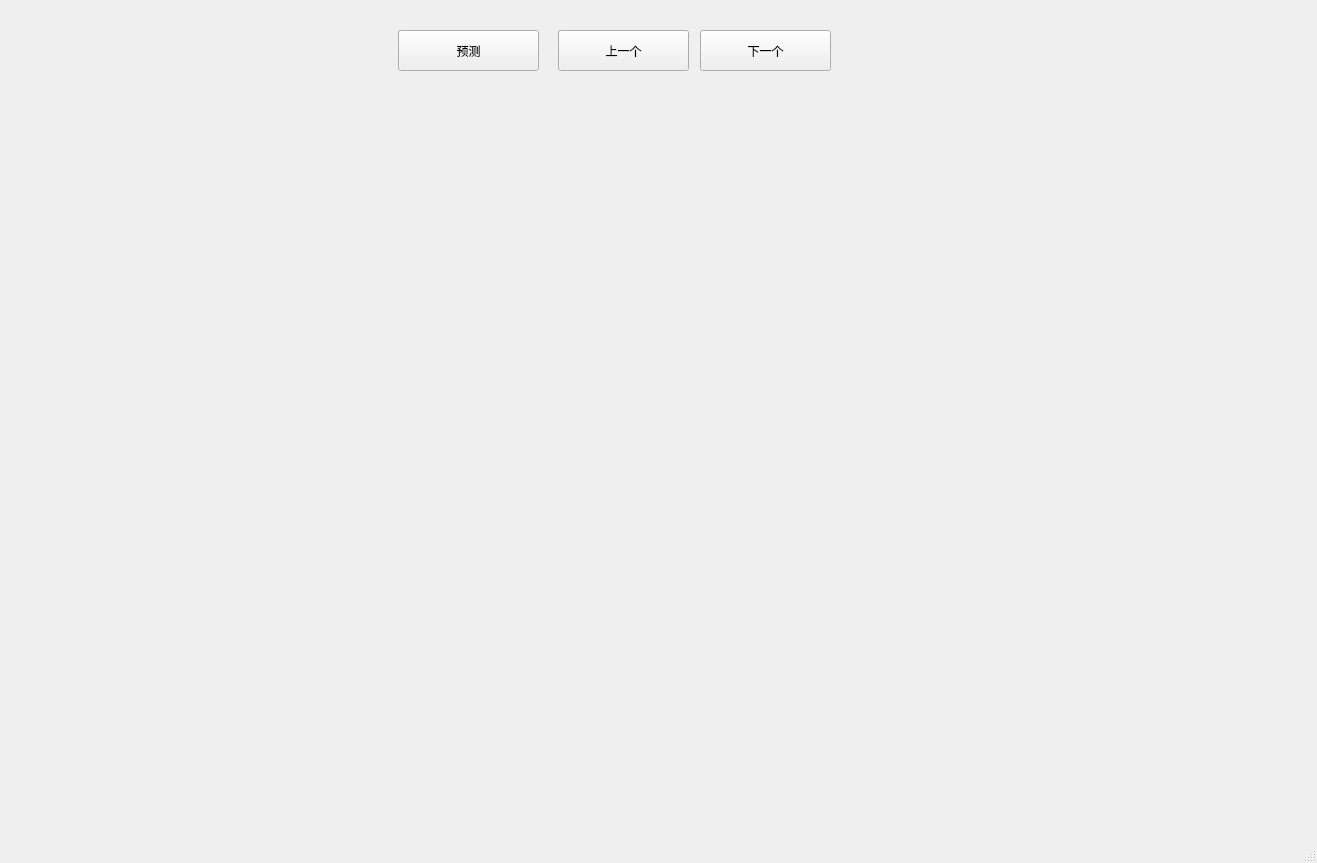
<?xml version="1.0" encoding="UTF-8"?>
<ui version="4.0">
 <class>MainWindow</class>
 <widget class="QMainWindow" name="MainWindow">
  <property name="geometry">
   <rect>
    <x>0</x>
    <y>0</y>
    <width>1317</width>
    <height>863</height>
   </rect>
  </property>
  <property name="windowTitle">
   <string>MainWindow</string>
  </property>
  <widget class="QWidget" name="centralwidget">
   <widget class="QPushButton" name="pushButton">
    <property name="geometry">
     <rect>
      <x>398</x>
      <y>30</y>
      <width>141</width>
      <height>41</height>
     </rect>
    </property>
    <property name="text">
     <string>预测</string>
    </property>
   </widget>
   <widget class="QPushButton" name="pushButton_2">
    <property name="geometry">
     <rect>
      <x>558</x>
      <y>30</y>
      <width>131</width>
      <height>41</height>
     </rect>
    </property>
    <property name="text">
     <string>上一个</string>
    </property>
   </widget>
   <widget class="QPushButton" name="pushButton_3">
    <property name="geometry">
     <rect>
      <x>700</x>
      <y>30</y>
      <width>131</width>
      <height>41</height>
     </rect>
    </property>
    <property name="text">
     <string>下一个</string>
    </property>
   </widget>
   <widget class="QWidget" name="formLayoutWidget">
    <property name="geometry">
     <rect>
      <x>20</x>
      <y>80</y>
      <width>1241</width>
      <height>721</height>
     </rect>
    </property>
    <layout class="QFormLayout" name="formLayout"/>
   </widget>
  </widget>
  <widget class="QStatusBar" name="statusbar"/>
 </widget>
 <resources/>
 <connections/>
</ui>
